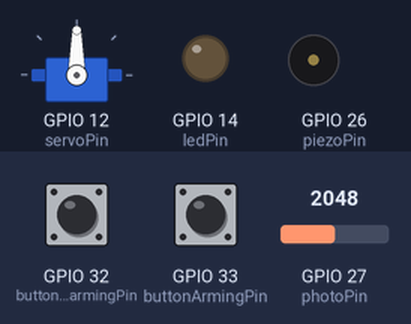
Bench run of a program on a simulated ESP32. On the bench: servo, output pins drawn as LEDs (lit = HIGH), buzzer (waves = sounding, pin HIGH). Inputs (shaded band) come from the test bench; at power-on: GPIO 33 (buttonArmingPin) HIGH, GPIO 32 (buttonDisarmingPin) HIGH, GPIO 27 (photoPin) = 2048. What the program prints to the serial monitor is not drawn.

Above: at 1.7 s.
1.8 s: GPIO 33 (buttonArmingPin) pulled LOW for 0.15 s
At 2.4 s:
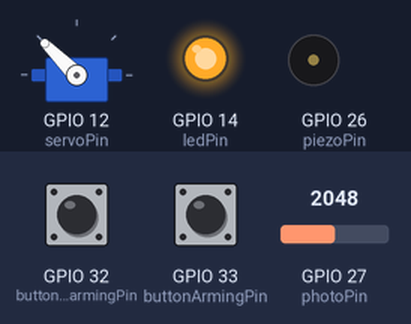
3.4 s: GPIO 32 (buttonDisarmingPin) pulled LOW for 0.15 s
At 4.6 s:
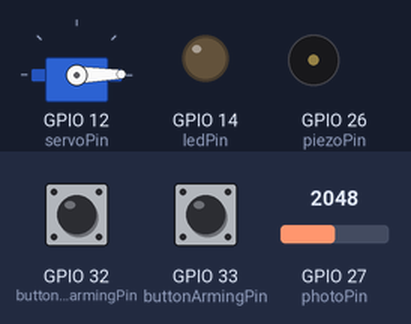
5.0 s: GPIO 33 (buttonArmingPin) pulled LOW for 1 s
At 6.1 s:
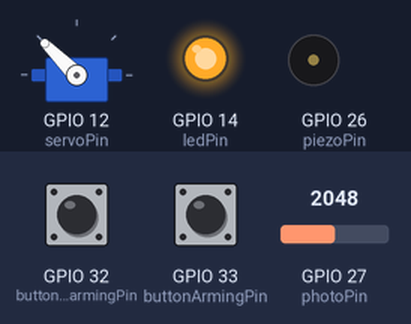
7.5 s: GPIO 32 (buttonDisarmingPin) pulled LOW for 1 s
At 7.9 s:
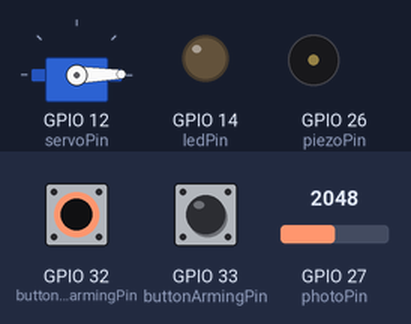
10.0 s: GPIO 33 (buttonArmingPin) pulled LOW for 3.2 s
At 11.0 s:
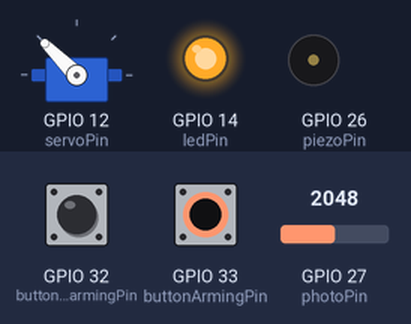
Timing chart, 0 to 13.0 s (numbered marks = the images above; inputs shaded):
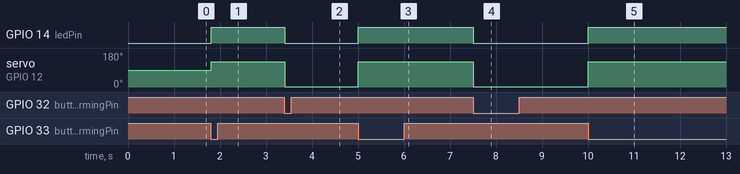

The program:

main.cpp
```cpp
//define the states in easy-to-read terms
#include <Arduino.h>
#include <iostream>
#include <ESP32Servo.h>
enum {ALARM_OFF, ALARM_ARMED, ALARM_INTRUDER};
int currentState = ALARM_OFF; //start off with the alarm deactivated

void HandleArmingButton();
void HandleLaserBroken();
void HandleDisarmingButton();
bool CheckArmingButton();
bool CheckIfLaserBroken();
bool CheckDisarmingButton();

//Some pin definitions:
const int buttonArmingPin       = 33;
const int buttonDisarmingPin    = 32;
const int photoPin	            = 27;
const int piezoPin	            = 26;
const int ledPin	            = 14;
const int servoPin	            = 12;

Servo myservo;  // create servo object to control a servo

void setup()
{
	Serial.begin(115200);
	Serial.println("Hello!");

	pinMode(buttonArmingPin, INPUT_PULLUP); //if we use INPUT_PULLUP, we don't have to have an external pullup resistor
	pinMode(buttonDisarmingPin, INPUT_PULLUP); //if we use INPUT_PULLUP, we don't have to have an external pullup resistor
	pinMode(photoPin, INPUT);
	pinMode(piezoPin, OUTPUT);
	pinMode(ledPin, OUTPUT);
	pinMode(servoPin, OUTPUT);
    myservo.attach(servoPin, 750, 2250);
	delay(500);

	Serial.println("setup() complete");
}

void loop()
{
    Serial.println("Loop");
	if(CheckArmingButton()) HandleArmingButton();
	if(CheckIfLaserBroken()) HandleLaserBroken();
	if(CheckDisarmingButton()) HandleDisarmingButton();
}

void HandleArmingButton()
{
	if(currentState == ALARM_OFF)
	{
		Serial.println("Arming!");

		//take action: light the LED
		digitalWrite(ledPin, HIGH);

		//TODO: spin motor
		myservo.write(135);
		currentState = ALARM_ARMED;
	}
}

void HandleLaserBroken()
{
	//YOUR CODE HERE!
	if(currentState == ALARM_ARMED) {
        Serial.println("Laser Broken!");
        currentState = ALARM_INTRUDER;
        tone(piezoPin, 4186);
    }

}

void HandleDisarmingButton()
{
	//YOUR CODE HERE!
	if(currentState == ALARM_ARMED || currentState == ALARM_INTRUDER) {
        Serial.println("Disarmed!");
        currentState = ALARM_OFF;
        digitalWrite(ledPin, LOW);
        myservo.write(1);
        noTone(piezoPin);
    }
}

/*
 * Code for checking the button -- you don't need to edit this one
 */
bool CheckArmingButton()
{
	static int prevButtonState = HIGH; //button up => pin reads HIGH

	bool retVal = false;

	int currButtonState = digitalRead(buttonArmingPin);
	if(prevButtonState != currButtonState)
	{
		delay(10); //this is a cheat for debouncing -- the only place delay is allowed!
		if(currButtonState == LOW) retVal = true;	//button is down => pin reads LOW
	}
	prevButtonState = currButtonState;

	return retVal;
}

enum {DARK, LIGHT};
bool CheckIfLaserBroken()
{
	static int prevLaserSensorState = DARK; //the program starts with the laser off
	bool retVal = false;

	//add code here to detect the EVENT of the laser being broken. See the button checker above for hints
	Serial.println(analogRead(photoPin));
    int currentLaserState = (analogRead(photoPin) < 1730) ? LIGHT : DARK;
    if(currentLaserState != prevLaserSensorState) {
        if(currentLaserState == DARK)
            retVal = true;
    }
    prevLaserSensorState = currentLaserState;
	return retVal;
}

/*
 * You'll have to make your own disarming checker!
 */

bool CheckDisarmingButton()
{
    static int prevDisarmState = HIGH; //button up => pin reads HIGH

    bool retVal = false;

    int currButtonState = digitalRead(buttonDisarmingPin);
    if(prevDisarmState != currButtonState)
    {
        delay(10); //debounce
        if(currButtonState == LOW) retVal = true;	//button is down => pin reads LOW
    }
    prevDisarmState = currButtonState;

    return retVal;
}
```

Measured:
- after the input at 1.8 s, GPIO 14 (ledPin): LOW → HIGH at once; servo on GPIO 12 (servoPin): 90° → 135° at once
- after the input at 3.4 s, GPIO 14 (ledPin): HIGH → LOW at once; servo on GPIO 12 (servoPin): 135° → 1° at once
- after the input at 5.0 s, GPIO 14 (ledPin): LOW → HIGH at once; servo on GPIO 12 (servoPin): 1° → 135° at once
- after the input at 7.5 s, GPIO 14 (ledPin): HIGH → LOW at once; servo on GPIO 12 (servoPin): 135° → 1° at once
- after the input at 10.0 s, GPIO 14 (ledPin): LOW → HIGH at once; servo on GPIO 12 (servoPin): 1° → 135° at once
